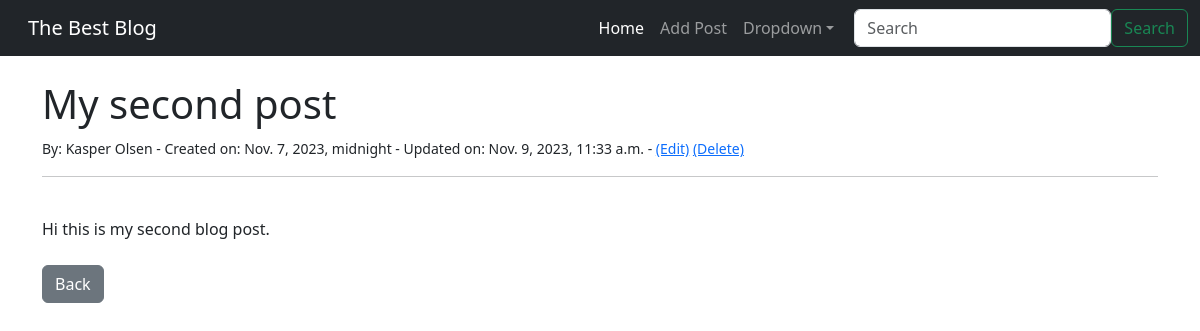
The app's page /article/2 with its own data.
### ourblog/models.py (models this page shows, shortened)
class Post(models.Model):
    title = models.CharField(max_length=255)
    post_image = models.ImageField(null=True, blank=True, upload_to='images/')
    author = models.ForeignKey(User, on_delete=models.CASCADE)
    body = models.TextField()
    post_date = models.DateTimeField(auto_now_add=True)
    post_video = models.FileField(null=True, blank=True, upload_to='videos')
    update_date = models.DateTimeField(null=True, blank=True)

### ourblog/views.py (the view)
# urls.py: path('article/<int:pk>', ArticleDetailView.as_view(), name='article-detail'),
class ArticleDetailView(DeleteView):
    model = Post
    template_name = 'article_details.html'

### ourblog/templates/article_details.html (shortened to what this page needs)
{% extends 'base.html' %}
{% block content %}
<h1>{{ post.title }}</h1>
<small>By: {{ post.author.first_name }}
    {{ post.author.last_name }} -
    Created on: {{ post.post_date }} -
    {% if post.update_date and post.update_date != post.created_date %}
        Updated on: {{ post.update_date }} -
    {% endif %}
    <a href="{% url 'update_post' post.pk %}">(Edit)</a>
    <a href="{% url 'delete_post' post.pk %}">(Delete)</a>
</small><br/>
<hr>
<br/>
{{ post.body }}
<br/><br/>
<a href="{% url 'home' %}" class="btn btn-secondary">Back</a>
<br/><br/><br/><br/>
{% endblock %}

### records on screen
Post: title "My second post", author.first_name "Kasper", author.last_name "Olsen", post_date "Nov. 7, 2023, midnight", update_date "Nov. 9, 2023, 11:33 a.m.", body "Hi this is my second blog post."
